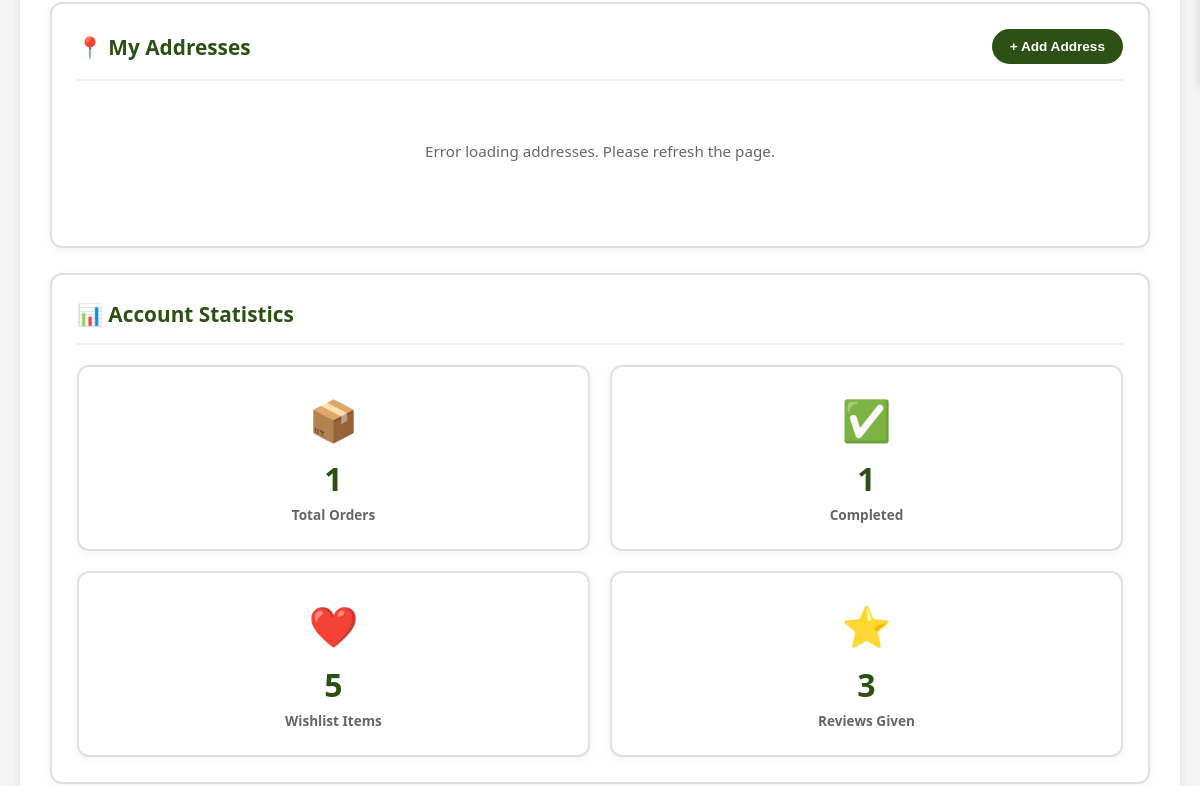
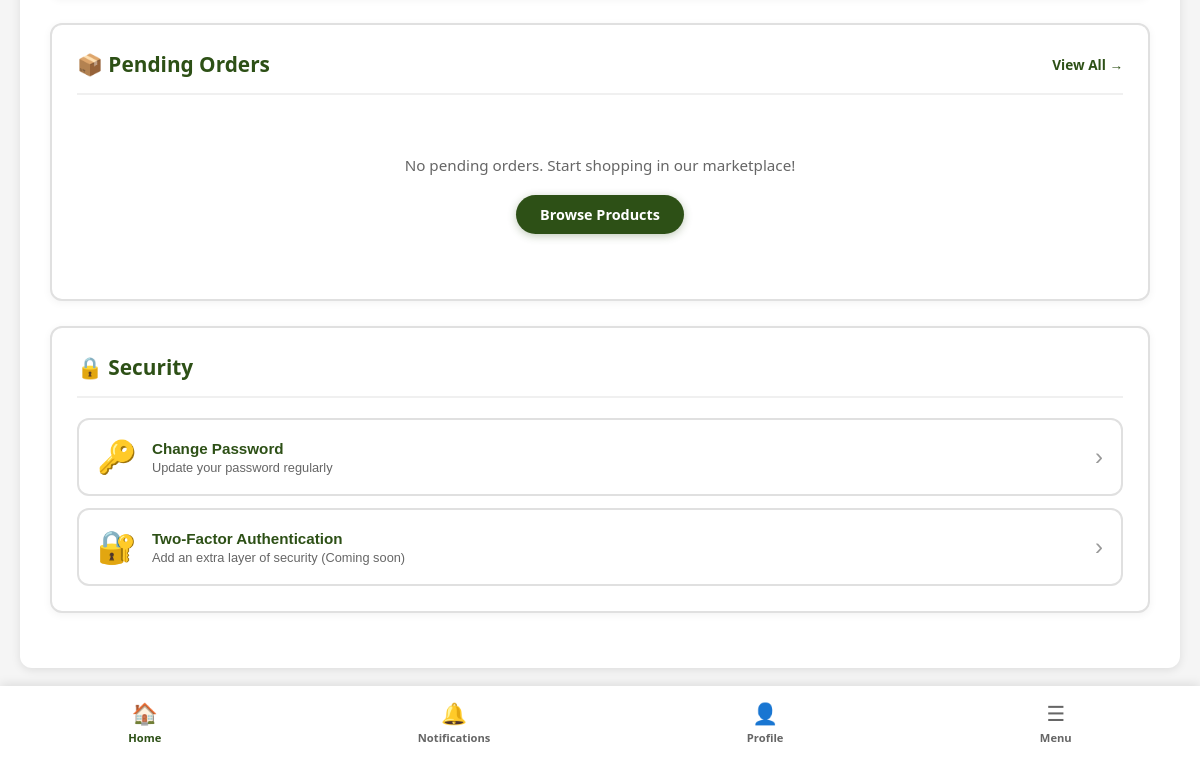
Before: /public/profile/user (signed in, lower part) with the older database file (2 pictures, top to bottom).
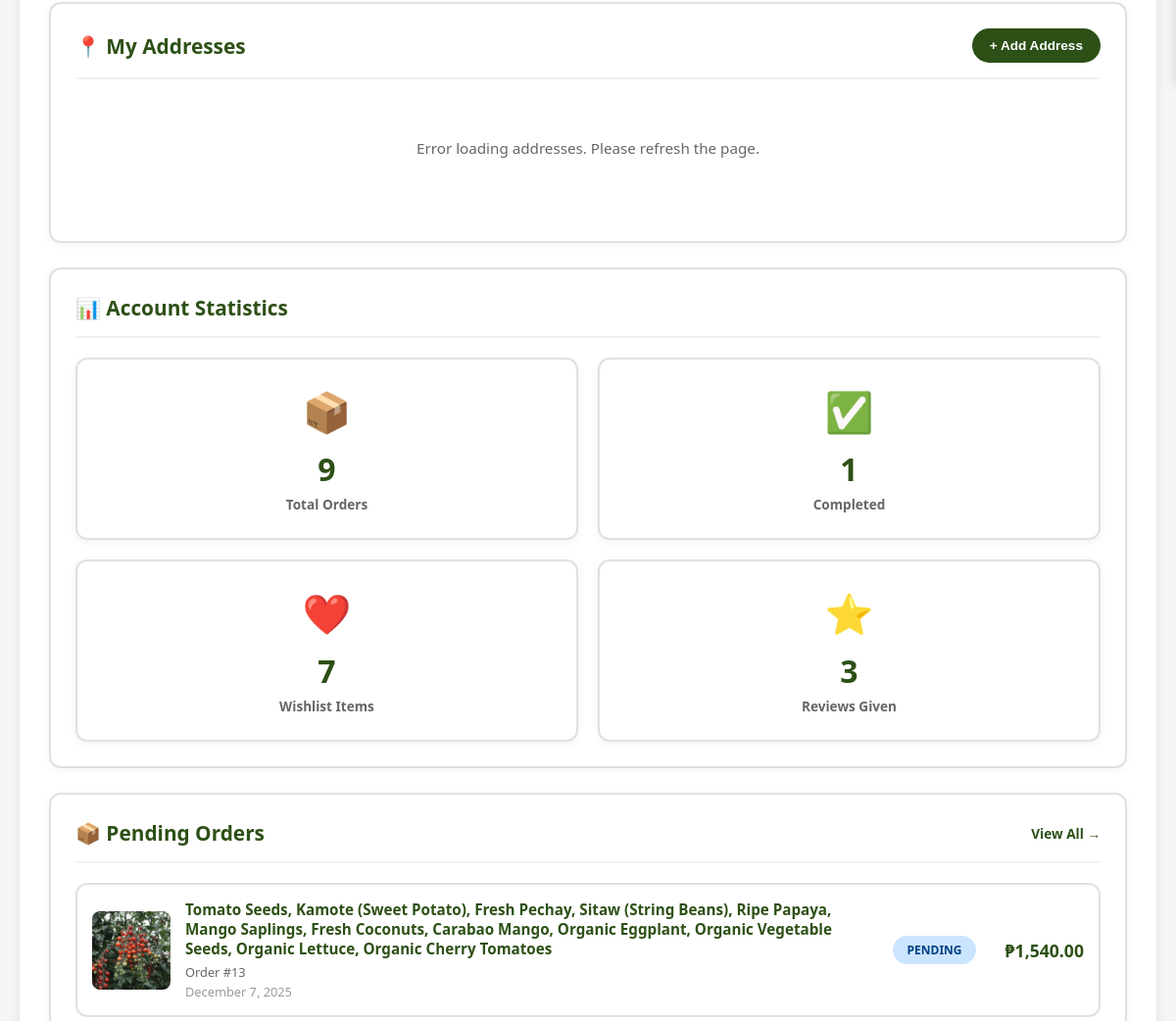
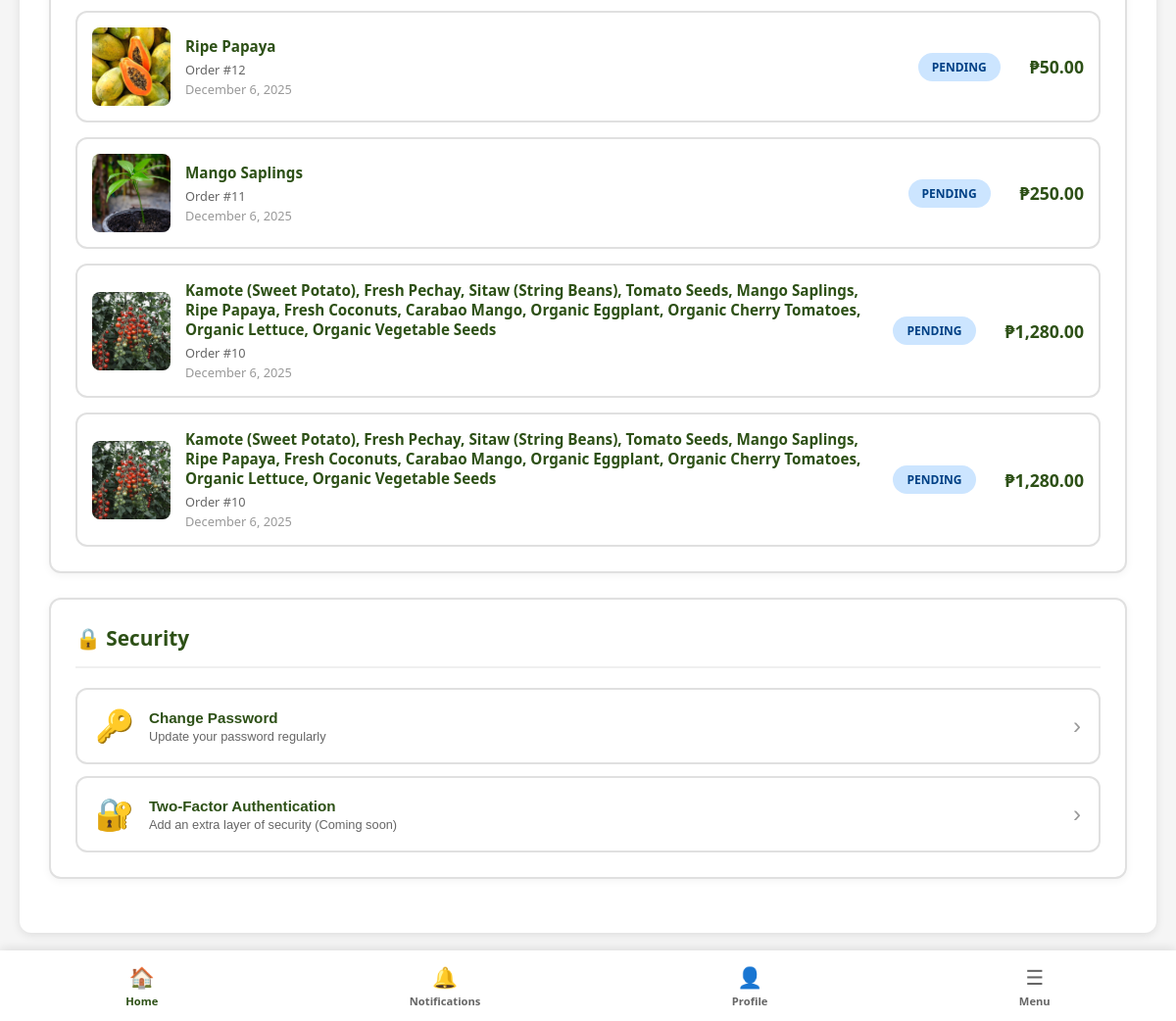
After: the same page with the newer database file (2 pictures, top to bottom).
### tables this page shows
CREATE TABLE `orders` (
  `orderID` int(11) NOT NULL,
  `buyerID` int(11) NOT NULL,
  `order_date` timestamp NOT NULL DEFAULT current_timestamp(),
  `total_amount` decimal(10,2) NOT NULL,
  `order_status` enum('pending','processing','shipped','delivered','cancelled') DEFAULT 'pending',
  `delivery_address` text NOT NULL,
  `delivery_municipality` varchar(100) NOT NULL,
  `delivery_province` varchar(100) NOT NULL,
  `delivery_postal_code` varchar(10) NOT NULL,
  `payment_method` enum('cash_on_delivery','gcash','bank_transfer') DEFAULT 'cash_on_delivery',
  `payment_status` enum('pending','paid','failed') DEFAULT 'pending',
  `payment_method_new` enum('cod','gcash','paymaya') NOT NULL DEFAULT 'cod',
  `shipping_fee` decimal(10,2) DEFAULT 0.00,
  `lgu_delivery_status` enum('pending_pickup','picked_up','in_transit','delivered','failed') DEFAULT 'pending_pickup',
  `assigned_rider_id` int(11) DEFAULT NULL,
  `rider_assigned_at` timestamp NULL DEFAULT NULL,
  `picked_up_at` timestamp NULL DEFAULT NULL,
  `delivered_at` timestamp NULL DEFAULT NULL,
  `payment_received_by_lgu_at` timestamp NULL DEFAULT NULL,
  `credited_to_seller_at` timestamp NULL DEFAULT NULL,
  `lgu_notes` text DEFAULT NULL,
  `receipt_generated` tinyint(1) DEFAULT 0,
  `notes` text DEFAULT NULL,
  `updated_at` timestamp NOT NULL DEFAULT current_timestamp() ON UPDATE current_timestamp()
);

### app/controllers/ProfileController.php (called while the page is built, shortened)
<?php
require_once __DIR__ . '/../models/User.php';
require_once __DIR__ . '/../../config/database.php';
class ProfileController
{
    private $userModel;
    public function __construct()
    {
        $this->userModel = new User();
    }
    public function getProfile()
    {
        $userID = $_SESSION['user_id'];
        $user = $this->userModel->getUserById($userID);
        return $user;
    }
    public function getUserStats($userID)
    {
        try {
            $db = new Database();
            $conn = $db->connect();
            $ordersQuery = "SELECT COUNT(*) as total_orders FROM orders WHERE buyerID = ?";
            $stmt = $conn->prepare($ordersQuery);
            $stmt->execute([$userID]);
            $ordersResult = $stmt->fetch(PDO::FETCH_ASSOC);
            $completedQuery = "SELECT COUNT(*) as completed_orders
                              FROM orders
                              WHERE buyerID = ? AND order_status = 'delivered'";
            $stmt = $conn->prepare($completedQuery);
            $stmt->execute([$userID]);
            $completedResult = $stmt->fetch(PDO::FETCH_ASSOC);
            $wishlistQuery = "SELECT COUNT(*) as wishlist_count FROM wishlist WHERE buyerID = ?";
            $stmt = $conn->prepare($wishlistQuery);
            $stmt->execute([$userID]);
            $wishlistResult = $stmt->fetch(PDO::FETCH_ASSOC);
            $reviewsQuery = "SELECT COUNT(*) as reviews_count FROM reviews WHERE buyerID = ?";
            $stmt = $conn->prepare($reviewsQuery);
            $stmt->execute([$userID]);
            $reviewsResult = $stmt->fetch(PDO::FETCH_ASSOC);
            return [
                'total_orders' => $ordersResult['total_orders'] ?? 0,
                'completed_orders' => $completedResult['completed_orders'] ?? 0,
                'wishlist_count' => $wishlistResult['wishlist_count'] ?? 0,
                'reviews_count' => $reviewsResult['reviews_count'] ?? 0
            ];
        } catch (Exception $e) {
            error_log("Get user stats error: " . $e->getMessage());
            return [
                'total_orders' => 0,
                'completed_orders' => 0,
                'wishlist_count' => 0,
                'reviews_count' => 0
            ];
        }
    }
    public function formatDate($dateString)
    {
        try {
            $date = new DateTime($dateString);
            return $date->format('F j, Y');
        } catch (Exception $e) {
            return 'Invalid date';
        }
    }
}

### app/models/User.php (called while the page is built, shortened)
<?php
require_once __DIR__ . '/../../config/database.php';
class User
{
    private $conn;
    private $table = 'users';
    public function __construct()
    {
        $database = new Database();
        $this->conn = $database->connect();
    }
    public function getUserById($userID)
    {
        try {
            $query = "SELECT * FROM " . $this->table . " WHERE userID = :userID LIMIT 1";
            $stmt = $this->conn->prepare($query);
            $stmt->bindParam(':userID', $userID);
            $stmt->execute();
            $result = $stmt->fetch(PDO::FETCH_ASSOC);
            return $result;
        } catch (PDOException $e) {
            error_log("Error in getUserById: " . $e->getMessage());
            return null;
        }
    }
}

### config/database.php (called while the page is built)
<?php
class Database
{
    private $host = "localhost";
    private $user = "root";
    private $pass = "";
    private $dbname = "agri_db";
    private $conn;
    public function connect()
    {
        if ($this->conn === null) {
            try {
                $dsn = "mysql:host={$this->host};dbname={$this->dbname};charset=utf8mb4";
                $this->conn = new PDO($dsn, $this->user, $this->pass);
                $this->conn->setAttribute(PDO::ATTR_ERRMODE, PDO::ERRMODE_EXCEPTION);
            } catch (PDOException $e) {
                die("Database Error: " . $e->getMessage());
            }
        }
        return $this->conn;
    }
}

### app/views/marketplace/profile.php (the view, shortened to what the changed rows need)
<?php
require_once BASE_PATH . '/app/controllers/ProfileController.php';
require_once BASE_PATH . '/config/database.php';
$profileController = new ProfileController();
$user = $profileController->getProfile();
$userStats = $profileController->getUserStats($user['userID']);
try {
    $db = new Database();
    $conn = $db->connect();
    $query = "SELECT
                o.orderID,
                o.order_date as created_at,
                o.total_amount,
                o.order_status as status,
                GROUP_CONCAT(p.product_name SEPARATOR ', ') as product_name,
                MIN(pi.image_path) as image
              FROM orders o
              JOIN order_items oi ON o.orderID = oi.orderID
              JOIN products p ON oi.productID = p.productID
              LEFT JOIN product_images pi ON p.productID = pi.productID AND pi.is_main = 1
              WHERE o.buyerID = ? AND o.order_status = 'pending'
              GROUP BY o.orderID
              ORDER BY o.order_date DESC
              LIMIT 5";
    $stmt = $conn->prepare($query);
    $stmt->execute([$user['userID']]);
    $recentOrders = $stmt->fetchAll(PDO::FETCH_ASSOC);
} catch (Exception $e) {
    error_log("Error fetching orders: " . $e->getMessage());
    $recentOrders = [];
}
?>
<!DOCTYPE html>
<html lang="en">
<head>
</head>
<body>
    <main class="main-content">
        <div class="profile-container">
            <div class="profile-content">
                <div class="profile-card">
                    <div class="card-header">
                        <h2>📍 My Addresses</h2>
                        <button class="card-add-btn" onclick="openAddAddressModal()">+ Add Address</button>
                    </div>
                    <div class="addresses-list" id="addressesContainer">
                    </div>
                </div>
                <div class="profile-card">
                    <div class="card-header">
                        <h2>📊 Account Statistics</h2>
                    </div>
                    <div class="stats-grid">
                        <div class="stat-card">
                            <div class="stat-icon">📦</div>
                            <div class="stat-value"><?php echo $userStats['total_orders']; ?></div>
                            <div class="stat-label">Total Orders</div>
                        </div>
                        <div class="stat-card">
                            <div class="stat-icon">✅</div>
                            <div class="stat-value"><?php echo $userStats['completed_orders']; ?></div>
                            <div class="stat-label">Completed</div>
                        </div>
                        <div class="stat-card">
                            <div class="stat-icon">❤️</div>
                            <div class="stat-value"><?php echo $userStats['wishlist_count']; ?></div>
                            <div class="stat-label">Wishlist Items</div>
                        </div>
                        <div class="stat-card">
                            <div class="stat-icon">⭐</div>
                            <div class="stat-value"><?php echo $userStats['reviews_count']; ?></div>
                            <div class="stat-label">Reviews Given</div>
                        </div>
                    </div>
                </div>
                <div class="profile-card">
                    <div class="card-header">
                        <h2>📦 Pending Orders</h2>
                        <a href="/agri_system/public/marketplace/myorders" class="view-all-link">View All →</a>
                    </div>
                    <div class="orders-list">
                        <?php if (empty($recentOrders)): ?>
                            <div class="empty-state">
                                <p>No pending orders. Start shopping in our marketplace!</p>
                                <a href="/agri_system/public/marketplace" class="btn-primary">Browse Products</a>
                            </div>
                        <?php else: ?>
                            <?php foreach ($recentOrders as $order): ?>
                                <div class="order-item" onclick="viewOrderDetails(<?php echo $order['orderID']; ?>)">
                                    <div class="order-image">
                                        <img src="<?php echo htmlspecialchars($order['image']); ?>" alt="Order">
                                    </div>
                                    <div class="order-info">
                                        <h3><?php echo htmlspecialchars($order['product_name']); ?></h3>
                                        <p class="order-id">Order #<?php echo htmlspecialchars($order['orderID']); ?></p>
                                        <p class="order-date"><?php echo $profileController->formatDate($order['created_at']); ?></p>
                                    </div>
                                    <div class="order-status <?php echo strtolower($order['status']); ?>">
                                        <?php echo htmlspecialchars($order['status']); ?>
                                    </div>
                                    <div class="order-price">₱<?php echo number_format($order['total_amount'], 2); ?></div>
                                </div>
                            <?php endforeach; ?>
                        <?php endif; ?>
                    </div>
                </div>
                <div class="profile-card">
                    <div class="card-header">
                        <h2>🔒 Security</h2>
                    </div>
                    <div class="security-list">
                        <button class="security-btn" onclick="changePassword()">
                            <div class="security-icon">🔑</div>
                            <div class="security-info">
                                <h3>Change Password</h3>
                                <p>Update your password regularly</p>
                            </div>
                            <span class="arrow">›</span>
                        </button>
                        <button class="security-btn" onclick="enable2FA()">
                            <div class="security-icon">🔐</div>
                            <div class="security-info">
                                <h3>Two-Factor Authentication</h3>
                                <p>Add an extra layer of security (Coming soon)</p>
                            </div>
                            <span class="arrow">›</span>
                        </button>
                    </div>
                </div>
            </div>
        </div>
    </main>
    <?php include BASE_PATH . '/app/views/marketplace/marketnav.php'; ?>
</body>
</html>

Changed rows visible on the page:
added orders: product_name "Tomato Seeds, Kamote (Sweet Potato), Fresh Pechay, Sitaw (String Beans), Ripe Papaya, Mango Saplings, Fresh Coconuts, Carabao Mango, Organic Eggplant, Organic Vegetable Seeds, Organic Lettuce, Organic Cherry Tomatoes", orderID "13", order_date "December 7, 2025", order_status "PENDING", total_amount "1,540.00"
added orders: shows a picture, product_name "Ripe Papaya", orderID "12", order_date "December 6, 2025", order_status "PENDING", total_amount "50.00"
added orders: shows a picture, product_name "Mango Saplings", orderID "11", order_date "December 6, 2025", order_status "PENDING", total_amount "250.00"
added orders: product_name "Kamote (Sweet Potato), Fresh Pechay, Sitaw (String Beans), Tomato Seeds, Mango Saplings, Ripe Papaya, Fresh Coconuts, Carabao Mango, Organic Eggplant, Organic Cherry Tomatoes, Organic Lettuce, Organic Vegetable Seeds", orderID "10", order_date "December 6, 2025", order_status "PENDING", total_amount "1,280.00"
Other visible differences:
$userStats['total_orders']: "1" → "9"
$userStats['wishlist_count']: "5" → "7"
text no longer shown: "No pending orders. Start shopping in our marketplace! Browse Products"
